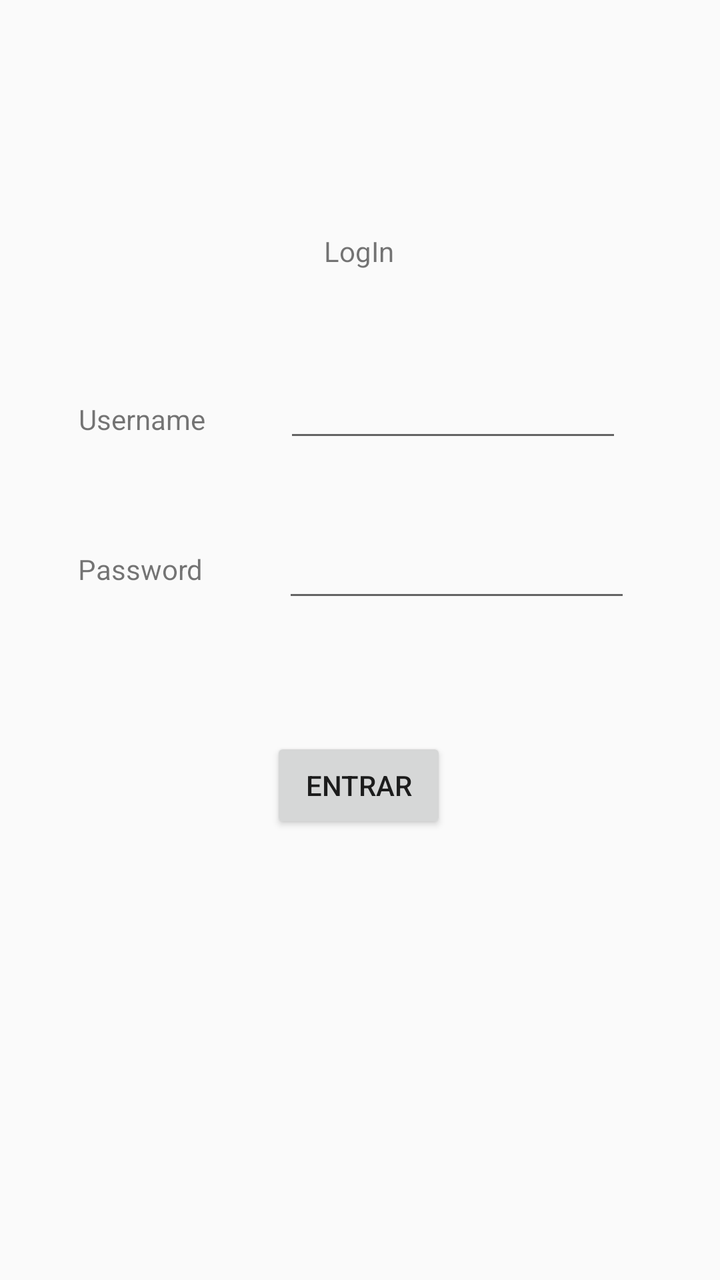
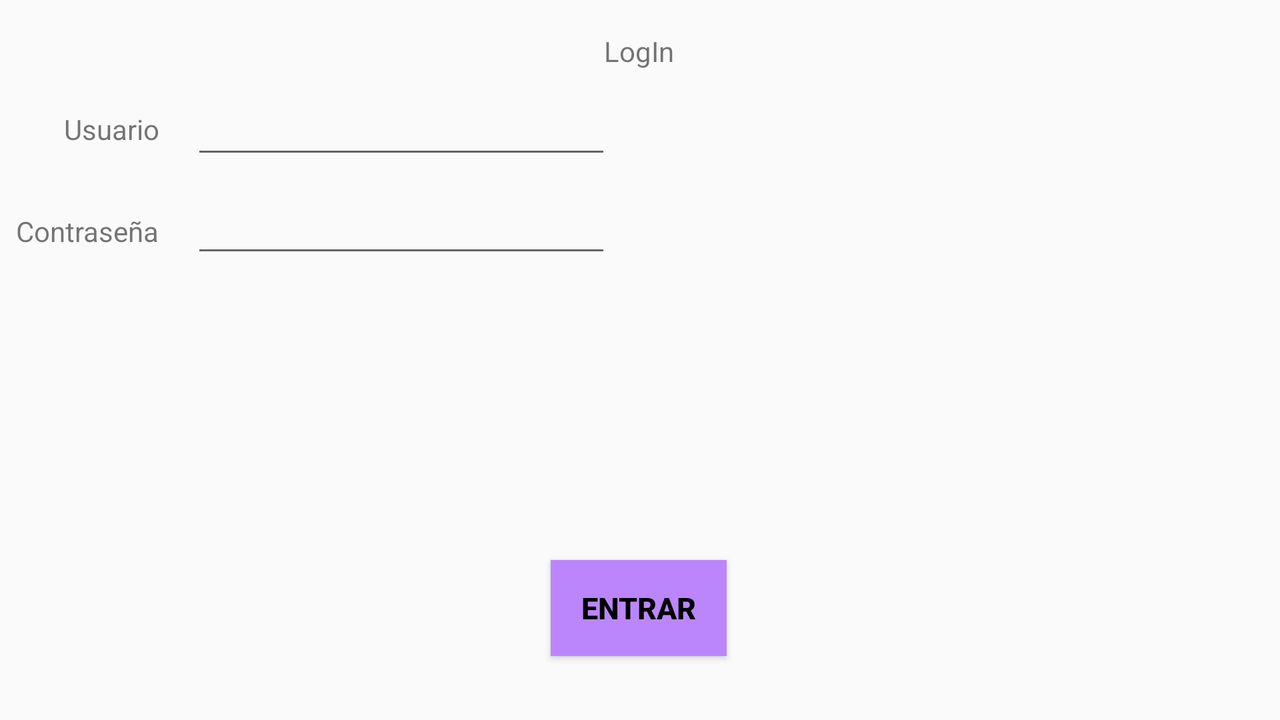

One screen, two layout resources from the same app: the default and the author's alternative for another configuration. Each is rendered where Android would select it; the XML of both is given below.
<!-- AndroidManifest.xml: application theme Theme.AppCompat.Light.NoActionBar -->
<!-- res/layout/login.xml -->
<?xml version="1.0" encoding="utf-8"?>
<androidx.constraintlayout.widget.ConstraintLayout xmlns:android="http://schemas.android.com/apk/res/android"
    xmlns:app="http://schemas.android.com/apk/res-auto"
    xmlns:tools="http://schemas.android.com/tools"
    android:layout_width="match_parent"
    android:layout_height="match_parent">

    <TextView
        android:id="@+id/textView"
        android:layout_width="wrap_content"
        android:layout_height="wrap_content"
        android:layout_marginTop="116dp"
        android:text="LogIn"
        app:layout_constraintEnd_toEndOf="parent"
        app:layout_constraintHorizontal_bias="0.498"
        app:layout_constraintStart_toStartOf="parent"
        app:layout_constraintTop_toTopOf="parent" />

    <EditText
        android:id="@+id/username"
        android:layout_width="169dp"
        android:layout_height="43dp"
        android:layout_marginTop="48dp"
        android:ems="10"
        android:inputType="textPersonName"
        app:layout_constraintEnd_toEndOf="parent"
        app:layout_constraintHorizontal_bias="0.743"
        app:layout_constraintStart_toStartOf="parent"
        app:layout_constraintTop_toBottomOf="@+id/textView" />

    <EditText
        android:id="@+id/password"
        android:layout_width="174dp"
        android:layout_height="44dp"
        android:layout_marginTop="36dp"
        android:ems="10"
        android:inputType="textPassword"
        app:layout_constraintEnd_toEndOf="parent"
        app:layout_constraintHorizontal_bias="0.759"
        app:layout_constraintStart_toStartOf="parent"
        app:layout_constraintTop_toBottomOf="@+id/username" />

    <TextView
        android:id="@+id/textView2"
        android:layout_width="wrap_content"
        android:layout_height="wrap_content"
        android:layout_marginTop="200dp"
        android:text="Username"
        app:layout_constraintEnd_toStartOf="@+id/username"
        app:layout_constraintStart_toStartOf="parent"
        app:layout_constraintTop_toTopOf="parent" />

    <TextView
        android:id="@+id/textView3"
        android:layout_width="wrap_content"
        android:layout_height="wrap_content"
        android:layout_marginStart="4dp"
        android:layout_marginTop="56dp"
        android:text="Password"
        app:layout_constraintEnd_toStartOf="@+id/password"
        app:layout_constraintHorizontal_bias="0.47"
        app:layout_constraintStart_toStartOf="parent"
        app:layout_constraintTop_toBottomOf="@+id/textView2" />

    <Button
        android:id="@+id/entrar"
        android:layout_width="wrap_content"
        android:layout_height="wrap_content"
        android:onClick="onEntrar"
        android:text="Entrar"
        app:layout_constraintBottom_toBottomOf="parent"
        app:layout_constraintEnd_toEndOf="parent"
        app:layout_constraintHorizontal_bias="0.498"
        app:layout_constraintStart_toStartOf="parent"
        app:layout_constraintTop_toBottomOf="@+id/password"
        app:layout_constraintVertical_bias="0.219" />
</androidx.constraintlayout.widget.ConstraintLayout>
<!-- resources referenced by this layout -->
<resources>

</resources>
<!-- res/layout-land/login.xml (the author's variant of the layout above) -->
<!-- drawn on the phone turned sideways -->
<?xml version="1.0" encoding="utf-8"?>
<androidx.constraintlayout.widget.ConstraintLayout xmlns:android="http://schemas.android.com/apk/res/android"
    xmlns:app="http://schemas.android.com/apk/res-auto"
    xmlns:tools="http://schemas.android.com/tools"
    android:layout_width="match_parent"
    android:layout_height="match_parent">


    <TextView
        android:id="@+id/textView13"
        android:layout_width="wrap_content"
        android:layout_height="wrap_content"
        android:layout_marginTop="16dp"
        android:text="LogIn"
        app:layout_constraintEnd_toEndOf="parent"
        app:layout_constraintHorizontal_bias="0.499"
        app:layout_constraintStart_toStartOf="parent"
        app:layout_constraintTop_toTopOf="parent" />

    <TextView
        android:id="@+id/textView14"
        android:layout_width="wrap_content"
        android:layout_height="wrap_content"
        android:layout_marginStart="32dp"
        android:layout_marginTop="20dp"
        android:text="Usuario"
        app:layout_constraintStart_toStartOf="parent"
        app:layout_constraintTop_toBottomOf="@+id/textView13" />

    <TextView
        android:id="@+id/textView15"
        android:layout_width="wrap_content"
        android:layout_height="wrap_content"
        android:layout_marginStart="8dp"
        android:layout_marginTop="32dp"
        android:text="Contraseña"
        app:layout_constraintStart_toStartOf="parent"
        app:layout_constraintTop_toBottomOf="@+id/textView14" />

    <EditText
        android:id="@+id/usernameL"
        android:layout_width="wrap_content"
        android:layout_height="wrap_content"
        android:layout_marginStart="16dp"
        android:layout_marginTop="8dp"
        android:ems="10"
        android:inputType="textPersonName"
        app:layout_constraintStart_toEndOf="@+id/textView14"
        app:layout_constraintTop_toBottomOf="@+id/textView13" />

    <EditText
        android:id="@+id/passwordL"
        android:layout_width="wrap_content"
        android:layout_height="wrap_content"
        android:layout_marginStart="16dp"
        android:layout_marginTop="8dp"
        android:ems="10"
        android:inputType="textPersonName"
        app:layout_constraintStart_toEndOf="@+id/textView15"
        app:layout_constraintTop_toBottomOf="@+id/usernameL" />

    <Button
        style="@style/ButtonStyle"
        android:id="@+id/button2"
        android:layout_width="wrap_content"
        android:layout_height="wrap_content"
        android:layout_marginBottom="32dp"
        android:onClick="onEntrar"
        android:text="Entrar"
        app:layout_constraintBottom_toBottomOf="parent"
        app:layout_constraintEnd_toEndOf="parent"
        app:layout_constraintHorizontal_bias="0.499"
        app:layout_constraintStart_toStartOf="parent" />
</androidx.constraintlayout.widget.ConstraintLayout>
<!-- resources referenced by the variant -->
<!-- as the phone turned sideways resolves them -->
<resources>
  <style name="ButtonStyle">
          <item name="android:layout_width">fill_parent</item>
          <item name="android:textColor">@color/black</item>
          <item name="android:textSize">15sp</item>
          <item name="android:padding">10dp</item>
          <item name="android:textStyle">bold</item>
          <item name="android:background">@color/purple_200</item>
          <item name="android:gravity">center</item>
      </style>
</resources>
